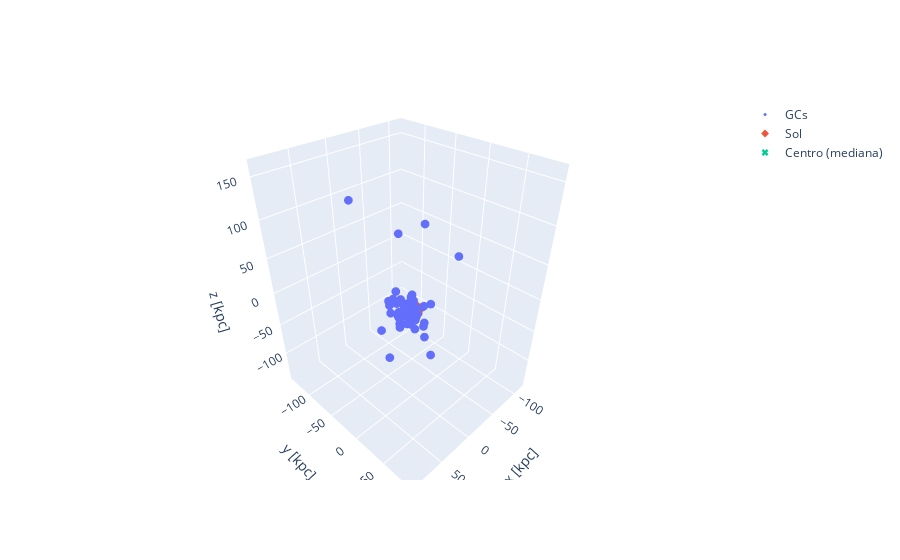

The code cell stored with this chart in its notebook:
### Code cell
import numpy as np
import plotly.graph_objects as go

# padding automático (~30% de folga)
pad = 0.3

xr = [np.min(x), np.max(x)]
yr = [np.min(y), np.max(y)]
zr = [np.min(z), np.max(z)]

xpad = (xr[1] - xr[0]) * pad
ypad = (yr[1] - yr[0]) * pad
zpad = (zr[1] - zr[0]) * pad

fig = go.Figure()

fig.add_scatter3d(x=x, y=y, z=z, mode='markers',
                  marker=dict(size=3), name='GCs')

fig.add_scatter3d(x=[0], y=[0], z=[0], mode='markers',
                  marker=dict(size=6, symbol='diamond'), name='Sol')

fig.add_scatter3d(x=[c_med[0]], y=[c_med[1]], z=[c_med[2]], mode='markers',
                  marker=dict(size=6, symbol='x'), name='Centro (mediana)')

fig.update_layout(
    scene_aspectmode='data',
    scene=dict(
        xaxis=dict(title='x [kpc]', range=[xr[0]-xpad, xr[1]+xpad]),
        yaxis=dict(title='y [kpc]', range=[yr[0]-ypad, yr[1]+ypad]),
        zaxis=dict(title='z [kpc]', range=[zr[0]-zpad, zr[1]+zpad]),
    ),
)

fig.show()

### Figure 1 — Plotly figure (JSON) as saved in the notebook; plotly's stock layout.template omitted (floating-point values rounded to 4 significant figures; data arrays with more than 128 entries replaced by an {"elided": "..."} marker saying what was removed)
{"data": [{"marker": {"size": 3}, "mode": "markers", "name": "GCs", "type": "scatter3d", "x": {"elided": "167 float values"}, "y": {"elided": "167 float values"}, "z": {"elided": "167 float values"}}, {"marker": {"size": 6, "symbol": "diamond"}, "mode": "markers", "name": "Sol", "type": "scatter3d", "x": [0], "y": [0], "z": [0]}, {"marker": {"size": 6, "symbol": "x"}, "mode": "markers", "name": "Centro (mediana)", "type": "scatter3d", "x": [7.34], "y": [-0.1456], "z": [0.07245]}], "layout": {"scene": {"aspectmode": "data", "xaxis": {"range": [-121.4, 99.37], "title": {"text": "x [kpc]"}}, "yaxis": {"range": [-143.5, 96.6], "title": {"text": "y [kpc]"}}, "zaxis": {"range": [-148.5, 168.6], "title": {"text": "z [kpc]"}}}}}
